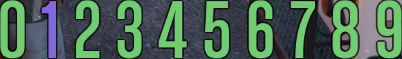
#> input picture to_tess.png, 402 x 59 px
$ python 'dominant color.py'
#> lines starting #> are read from the running program, lines starting #| are printed output that depends on the picture
import cv2
import numpy as np
from sklearn.cluster import KMeans
from collections import Counter


def get_dominant_color(image, k=4):
    image = image.reshape((image.shape[0] * image.shape[1], 3))

    clt = KMeans(n_clusters=k)
    labels = clt.fit_predict(image)

    label_counts = Counter(labels)

    dominant_color = clt.cluster_centers_[label_counts.most_common(1)[0][0]]

    return list(dominant_color)


bgr_image = cv2.imread('to_tess.png')
#> bgr_image is the input picture: shape (59, 402, 3); mean B, G, R 85.4, 104.3, 76
hsv_image = cv2.cvtColor(bgr_image, cv2.COLOR_BGR2HSV)
#> hsv_image: shape (59, 402, 3); mean H, S, V 97.9, 76.4, 113.8
dom_color = get_dominant_color(hsv_image)
#> in get_dominant_color, `label_counts = Counter(labels)`: label_counts = {3: 4194, 0: 10302, 1: 7662, 2: 1560}
#> in get_dominant_color, `dominant_color = clt.cluster_centers_[label_counts.most_common(1)[0][0]]`: dominant_color = [105.2, 67.69, 77.52]
#> dom_color = [105.2, 67.69, 77.52]
dom_color_hsv = np.full(bgr_image.shape, dom_color, dtype='uint8')
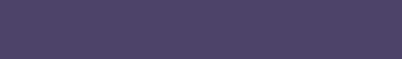
#> dom_color_hsv: shape (59, 402, 3); mean B, G, R 105, 67, 77
dom_color_bgr = cv2.cvtColor(dom_color_hsv, cv2.COLOR_HSV2BGR)
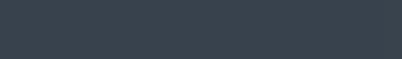
#> dom_color_bgr: shape (59, 402, 3); mean B, G, R 77, 66, 56
output_image = np.hstack((bgr_image, dom_color_bgr))
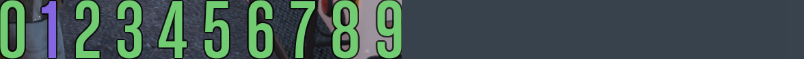
#> output_image: shape (59, 804, 3); mean B, G, R 81.2, 85.2, 66
cv2.imshow('Dominant Color', dom_color_bgr)
cv2.waitKey(0)
